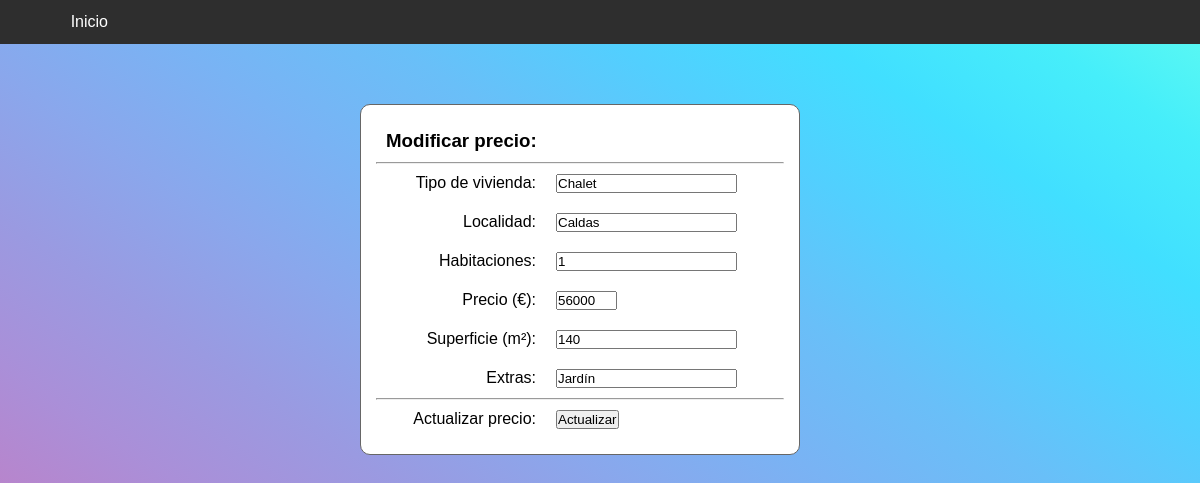
The app's page /inmobiliariaWeb/php/actualizar-precio.php?opcion=5 with its own data.
### tables this page shows
CREATE TABLE `viviendas` (
  `referencia` smallint(6) NOT NULL,
  `tipo` enum('Chalet','Piso') NOT NULL,
  `localidad` enum('Caldas','Cambados','Vilagarcía') NOT NULL,
  `habitaciones` enum('1','2','3','4','5') NOT NULL,
  `precio` mediumint(9) NOT NULL,
  `superficie` smallint(6) NOT NULL,
  `extras` set('Garaje','Jardín','Piscina') NOT NULL,
  `foto` longblob
);

### inmobiliariaWeb/php/actualizar-precio.php (the view, shortened to what this page needs)
<!DOCTYPE html>
<html>
    <head>
        <link type="text/css" rel="stylesheet" href="../css/styles.css">
        <link type="text/css" rel="stylesheet" href="../css/registro.css">
    </head>
    <body>
        <nav>
            <a href="../index.php">Inicio</a>
        </nav>
        <?php
        $referencia = filter_input(INPUT_GET, "opcion", FILTER_SANITIZE_FULL_SPECIAL_CHARS);
        if (isset($referencia)) :
            try {
                $pdo = new PDO(DSN, USUARIO, CONTRASEÑA);
                $pdo->setAttribute(PDO::ATTR_ERRMODE, PDO::ERRMODE_EXCEPTION);
                $sql = "SELECT * FROM viviendas WHERE referencia=$referencia";
                $viviendas = $pdo->query($sql);
            } catch (PDOException $ex) {
                echo '<span>Ocurrió un error al acceder a la base de datos.</span><br>';
                exit;
            }
            while ($vivienda = $viviendas->fetch(PDO::FETCH_ASSOC)) : ?>
            <div class="form">
                <h3>Modificar precio:</h3><hr>
                <form name="actualización" action="#" method="post">
                    <label for="tipo_vivienda">Tipo de vivienda:</label>
                    <input type="text" name="tipo_vivienda" readonly value="<?php echo $vivienda['tipo']; ?>"><br>
                    <label for="localidad">Localidad:</label>
                    <input type="text" name="localidad" readonly value="<?php echo $vivienda['localidad']; ?>"><br>
                    <label for="habitaciones">Habitaciones:</label>
                    <input type="text" name="habitaciones" readonly value="<?php echo $vivienda['habitaciones']; ?>"><br>
                    <label for="precio">Precio (€):</label>
                    <input type="text" name="precio" required size="5" value="<?php echo $vivienda['precio']; ?>"><br>
                    <label for="superficie">Superficie (m²):</label>
                    <input type="text" name="superficie" readonly value="<?php echo $vivienda['superficie']; ?>"><br>
                    <label for="extras">Extras:</label>
                    <input type="text" name="extras" readonly value="<?php echo $vivienda['extras']; ?>"><br><hr>
                    <label for="submit">Actualizar precio:</label>
                    <input type="submit" name="submit" value="Actualizar"><br>
                </form>
            </div>
            <?php
            endwhile;
        endif;
        ?>
    </body>
</html>

### inmobiliariaWeb/css/styles.css (style rules this page uses)
* { padding: 0px; margin: 0px; }
html, body { height: 100%; width: 100%; }
body { background-image: linear-gradient(to right top, #d16ba5, #c777b9, #ba83ca, #aa8fd8, #9a9ae1, #8aa7ec, #79b3f4, #69bff8, #52cffe, #41dfff, #46eefa, #5ffbf1); font-family: sans-serif; }
nav { width: 100%; background-color: rgb(46, 46, 46); clear: both; display: table; content: ""; }
nav > a { width: 12.72%; float: left; display: block; color: white; text-decoration: none; text-align: center; padding: 10px; margin: 3px; }

### inmobiliariaWeb/css/registro.css (style rules this page uses)
div.form { clear: both; max-width: 34%; margin-left: 30%; margin-top: 5%; background-color:white; padding:15px; border:#666 1px solid; border-radius: 10px; }
h3 { margin: 10px; }
input, select, label { clear: both; margin: 10px; }
label { float: left; width: 150px; text-align: right; }

### records on screen
viviendas: tipo_vivienda "Chalet", localidad "Caldas", habitaciones "1", precio "56000", superficie "140", extras "Jardín"
